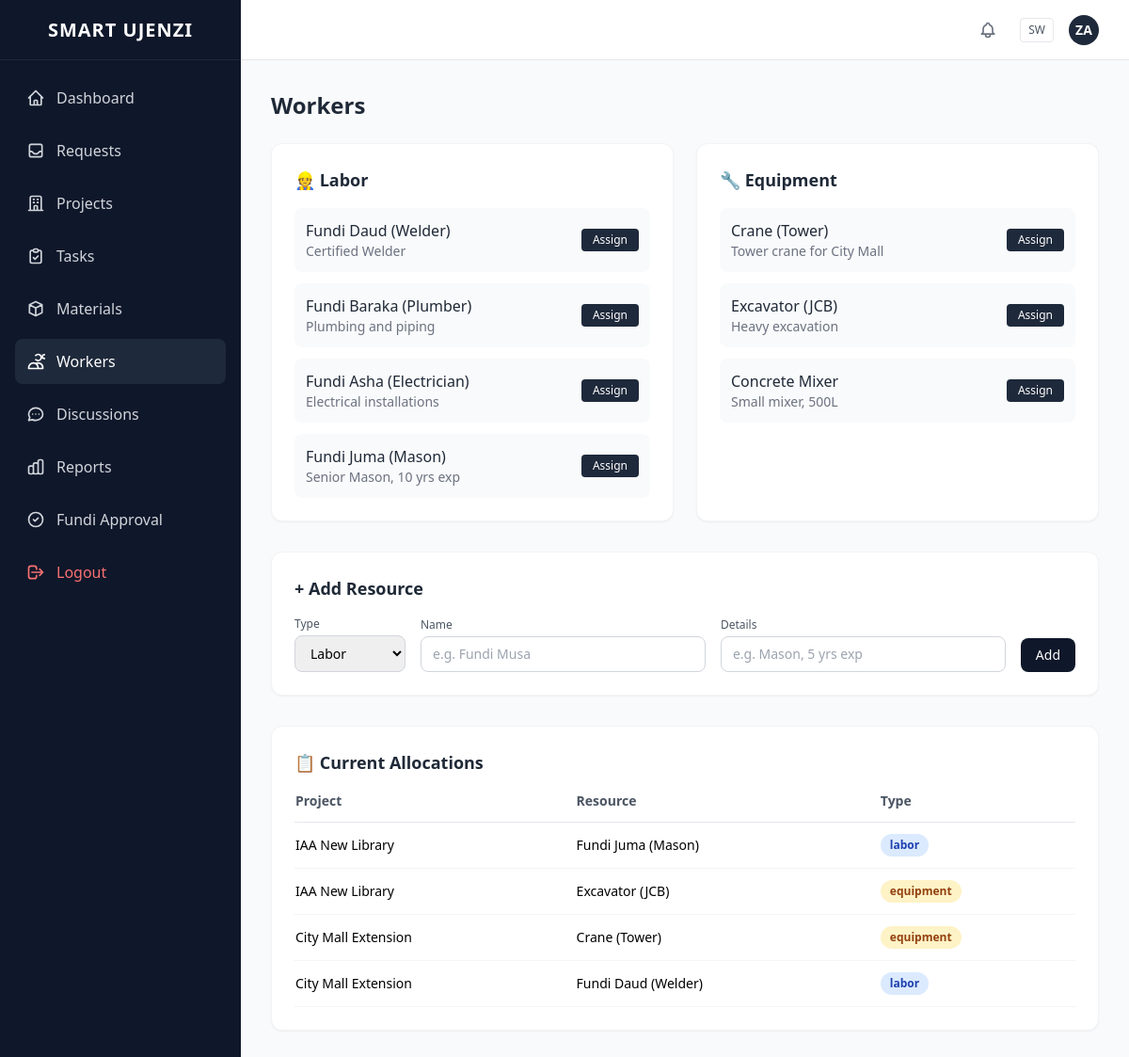
/workers.php (signed in), run on the app's committed database.
### tables this page shows
CREATE TABLE resources (
    id INT AUTO_INCREMENT PRIMARY KEY,
    type VARCHAR(50) NOT NULL,                
    name VARCHAR(255) NOT NULL,               
    details TEXT                              
);

CREATE TABLE allocations (
    id INT AUTO_INCREMENT PRIMARY KEY,
    project_id INT NOT NULL,                  
    type VARCHAR(50) NOT NULL,                
    item_id INT NOT NULL,                     
    quantity INT DEFAULT 1,                   
    FOREIGN KEY(project_id) REFERENCES projects(id)
);

CREATE TABLE projects (
    id INT AUTO_INCREMENT PRIMARY KEY,
    name VARCHAR(255) NOT NULL,
    description TEXT,
    status VARCHAR(50) DEFAULT 'Pending',
    project_manager_id INT,
    customer_id INT,
    start_date DATE,
    end_date DATE,
    FOREIGN KEY(project_manager_id) REFERENCES users(id)
);

### includes/config.php (called while the page is built, shortened)
<?php
function getDB(): PDO {
    static $pdo = null;
    if ($pdo === null) {
        try {
            $dsn = DB_SOCKET && DB_USER === ''
                ? "mysql:unix_socket=" . DB_SOCKET . ";dbname=" . DB_NAME . ";charset=utf8mb4"
                : "mysql:host=" . DB_HOST . ";dbname=" . DB_NAME . ";charset=utf8mb4";
            $pdo = new PDO($dsn, DB_USER, DB_PASS, [
                PDO::ATTR_ERRMODE => PDO::ERRMODE_EXCEPTION,
                PDO::ATTR_DEFAULT_FETCH_MODE => PDO::FETCH_ASSOC,
            ]);
        } catch (PDOException $e) {
            if (APP_ENV === 'production') {
                die('Database connection failed. Please check your configuration.');
            }
            throw $e;
        }
    }
    return $pdo;
}

### includes/functions.php (called while the page is built, shortened)
<?php
require_once __DIR__ . '/config.php';
function runQuery(string $sql, array $params = []): array {
    $stmt = getDB()->prepare($sql);
    $stmt->execute($params);
    return $stmt->fetchAll();
}

### workers.php (the view, shortened to what this page needs)
<?php
require_once __DIR__ . '/includes/functions.php';
require_once __DIR__ . '/includes/header.php';
$resources = runQuery('SELECT * FROM resources ORDER BY id DESC');
$labor = array_filter($resources, fn($r) => $r['type'] === 'labor');
$equipment = array_filter($resources, fn($r) => $r['type'] === 'equipment');
$allocations = runQuery('SELECT a.*, r.name as resource_name, r.type as resource_type, p.name as project_name FROM allocations a JOIN resources r ON a.item_id = r.id AND a.type = "resource" JOIN projects p ON a.project_id = p.id');
?>
<div class="grid grid-cols-1 lg:grid-cols-2 gap-6 mb-8">
    <div class="bg-white rounded-xl shadow-sm border border-gray-100 p-6">
        <h3 class="text-lg font-bold text-gray-800 mb-4">👷 Labor</h3>
        <div class="space-y-3">
            <?php foreach ($labor as $l): ?>
            <div class="flex items-center justify-between p-3 bg-gray-50 rounded-lg">
                <div>
                    <p class="font-medium text-gray-800"><?= htmlspecialchars($l['name']) ?></p>
                    <p class="text-sm text-gray-500"><?= htmlspecialchars($l['details'] ?? '') ?></p>
                </div>
                <button onclick="openModal('alloc-modal-<?= $l['id'] ?>')" class="text-xs px-3 py-1 bg-slate-800 text-white rounded hover:bg-slate-700">Assign</button>
            </div>
            <?php endforeach; ?>
        </div>
    </div>
    <div class="bg-white rounded-xl shadow-sm border border-gray-100 p-6">
        <h3 class="text-lg font-bold text-gray-800 mb-4">🔧 Equipment</h3>
        <div class="space-y-3">
            <?php foreach ($equipment as $e): ?>
            <div class="flex items-center justify-between p-3 bg-gray-50 rounded-lg">
                <div>
                    <p class="font-medium text-gray-800"><?= htmlspecialchars($e['name']) ?></p>
                    <p class="text-sm text-gray-500"><?= htmlspecialchars($e['details'] ?? '') ?></p>
                </div>
                <button onclick="openModal('alloc-modal-<?= $e['id'] ?>')" class="text-xs px-3 py-1 bg-slate-800 text-white rounded hover:bg-slate-700">Assign</button>
            </div>
            <?php endforeach; ?>
        </div>
    </div>
</div>
<div class="bg-white rounded-xl shadow-sm border border-gray-100 p-6 mb-8">
    <h3 class="text-lg font-bold text-gray-800 mb-4">+ Add Resource</h3>
    <form method="POST" class="flex flex-wrap gap-4 items-end">
        <div>
            <label class="block text-xs font-medium text-gray-600 mb-1">Type</label>
            <select name="type" class="w-full px-3 py-2 border border-gray-300 rounded-lg text-sm focus:outline-none focus:ring-2 focus:ring-slate-500">
                <option value="labor">Labor</option>
            </select>
        </div>
        <div class="flex-1 min-w-[200px]">
            <label class="block text-xs font-medium text-gray-600 mb-1">Name</label>
            <input type="text" name="name" required class="w-full px-3 py-2 border border-gray-300 rounded-lg text-sm focus:outline-none focus:ring-2 focus:ring-slate-500" placeholder="e.g. Fundi Musa">
        </div>
        <div class="flex-1 min-w-[200px]">
            <label class="block text-xs font-medium text-gray-600 mb-1">Details</label>
            <input type="text" name="details" class="w-full px-3 py-2 border border-gray-300 rounded-lg text-sm focus:outline-none focus:ring-2 focus:ring-slate-500" placeholder="e.g. Mason, 5 yrs exp">
        </div>
        <button type="submit" class="px-4 py-2 bg-slate-900 text-white rounded-lg hover:bg-slate-800 text-sm">Add</button>
    </form>
</div>
<div class="bg-white rounded-xl shadow-sm border border-gray-100 p-6">
    <h3 class="text-lg font-bold text-gray-800 mb-4">📋 Current Allocations</h3>
    <div class="overflow-x-auto">
        <table class="w-full text-sm">
            <thead>
                <tr class="border-b border-gray-200 text-left">
                    <th class="pb-3 font-semibold text-gray-600">Project</th>
                    <th class="pb-3 font-semibold text-gray-600">Resource</th>
                    <th class="pb-3 font-semibold text-gray-600">Type</th>
                </tr>
            </thead>
            <tbody>
                <?php foreach ($allocations as $a): ?>
                <tr class="border-b border-gray-100">
                    <td class="py-3"><?= htmlspecialchars($a['project_name']) ?></td>
                    <td class="py-3"><?= htmlspecialchars($a['resource_name']) ?></td>
                    <td class="py-3"><span class="badge <?= $a['resource_type'] === 'labor' ? 'badge-blue' : 'badge-amber' ?>"><?= $a['resource_type'] ?></span></td>
                </tr>
                <?php endforeach; ?>
            </tbody>
        </table>
    </div>
</div>
<?php require_once __DIR__ . '/includes/footer.php'; ?>

### assets/css/style.css (style rules this page uses)
.badge { display: inline-flex; align-items: center; padding: 2px 10px; border-radius: 9999px; font-size: 0.75rem; font-weight: 600; }
.badge-blue { background-color: #dbeafe; color: #1e40af; }
.badge-amber { background-color: #fef3c7; color: #92400e; }

### data on the page
resources: name "Fundi Daud (Welder)", details "Certified Welder"
resources: name "Fundi Baraka (Plumber)", details "Plumbing and piping"
resources: name "Fundi Asha (Electrician)", details "Electrical installations"
resources: name "Fundi Juma (Mason)", details "Senior Mason, 10 yrs exp"
resources: name "Crane (Tower)", details "Tower crane for City Mall"
resources: name "Excavator (JCB)", details "Heavy excavation"
resources: name "Concrete Mixer", details "Small mixer, 500L"
allocations: project.name "IAA New Library", resources.name "Fundi Juma (Mason)", resources.type "labor"
allocations: project.name "IAA New Library", resources.name "Excavator (JCB)", resources.type "equipment"
allocations: project.name "City Mall Extension", resources.name "Crane (Tower)", resources.type "equipment"
allocations: project.name "City Mall Extension", resources.name "Fundi Daud (Welder)", resources.type "labor"

### other printed values
$item['name'] "Dashboard"
$item['name'] "Requests"
$item['name'] "Projects"
$item['name'] "Tasks"
$item['name'] "Materials"
$item['name'] "Workers"
$item['name'] "Discussions"
$item['name'] "Reports"
$item['name'] "Fundi Approval"
substr($userName, 0, 2) "ZA"
$pageTitle "Workers"
